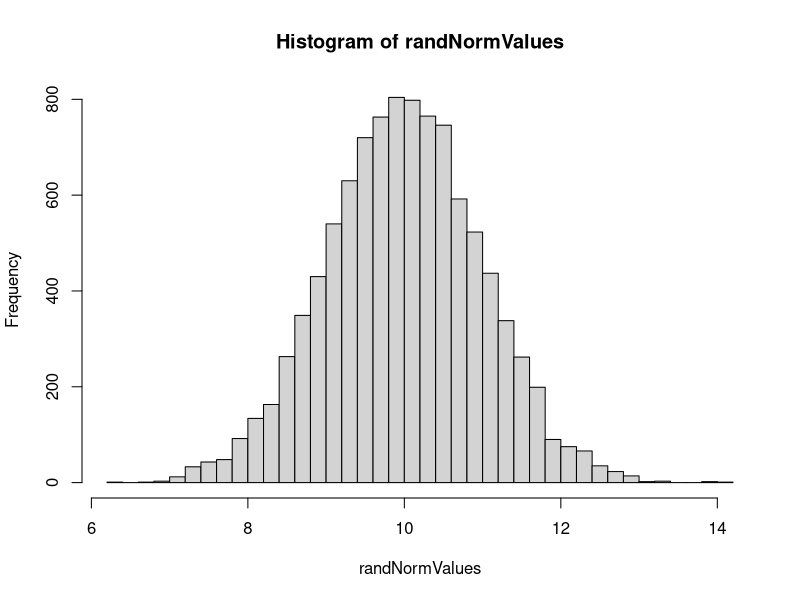
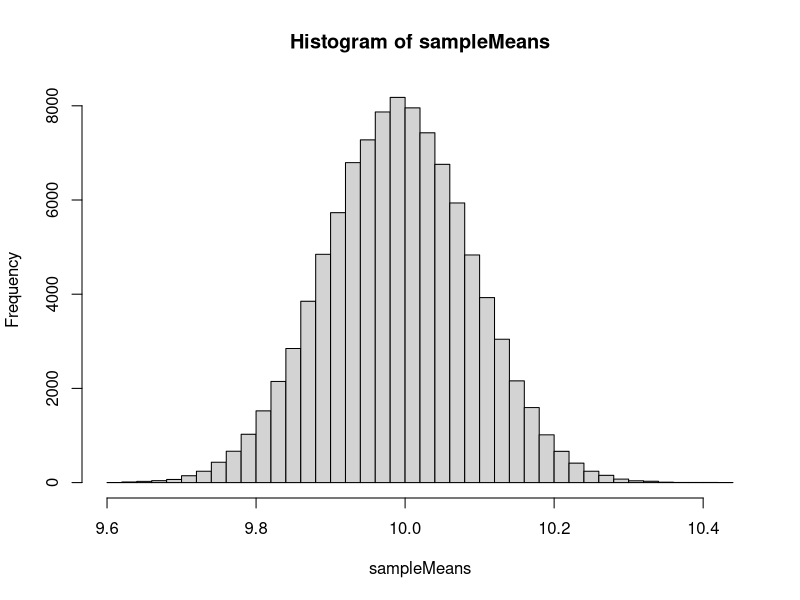

The R script that drew these images, in order:
## ---- chunk 1
knitr::opts_chunk$set(echo = TRUE)
## ---- chunk 2
pop_size=10000
randNormValues = rnorm(pop_size, mean=10, sd=1)
hist(randNormValues, breaks=50)
mean(randNormValues)
## ---- chunk 3
sample_size=100
sampleNormValues = randNormValues[sample(pop_size,sample_size)]

mean(sampleNormValues)
sd(sampleNormValues)

## ---- chunk 4
sampleMeans = numeric()
for ( i in 1:100000) {
  sampleNormValuesloop = randNormValues[sample(pop_size,sample_size)]
  sampleMeans[i] = mean(sampleNormValuesloop)
}
mean(sampleMeans)
sd(sampleMeans)

hist(sampleMeans, breaks=50)
## ---- chunk 5

# 95 % of the time the mean will be between

sort(sampleMeans)[.025*100000]
sort(sampleMeans)[.975*100000]

## ---- chunk 6

se_sample = sd(sampleNormValues)/sqrt(sample_size)
print(se_sample)
## ---- chunk 7
lower_limit = mean(sampleNormValues) - 1.96*se_sample
higher_limit = mean(sampleNormValues) + 1.96*se_sample

print(lower_limit)
print(higher_limit)

## ---- chunk 8
(mean(sampleNormValues) - 10) / se_sample


## ---- chunk 9
t.test(sampleNormValues, mu=10)
